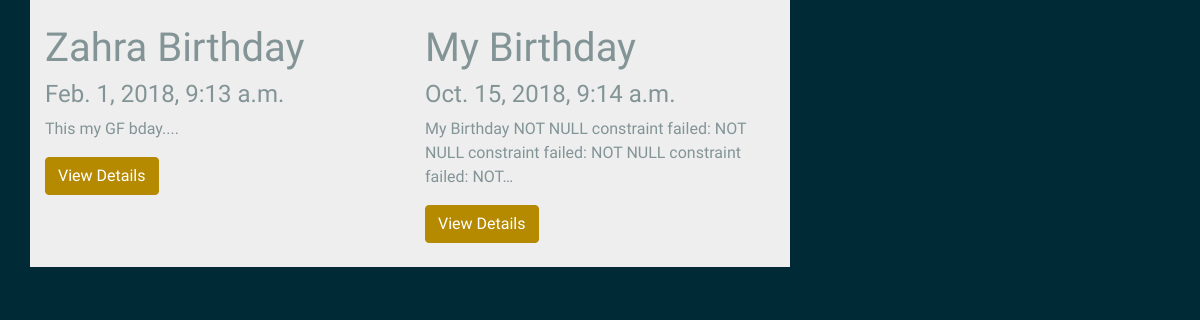
Before: / with the older database file.
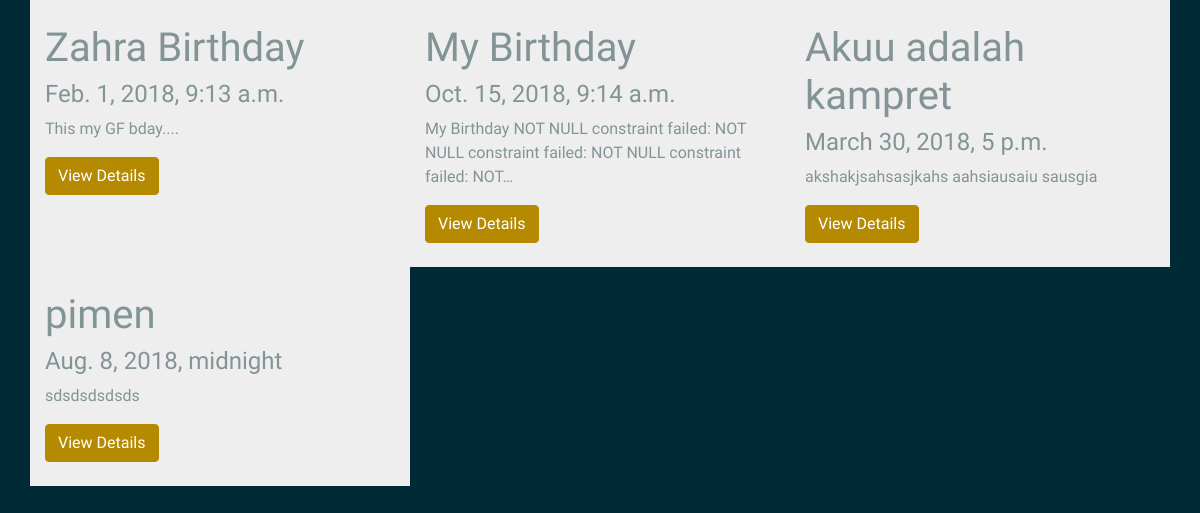
After: the same page with the newer database file.
### myapp/models.py (models this page shows, shortened)
class Entry(models.Model):
    name        = models.CharField(max_length=100, null=True)
    date        = models.DateTimeField(null=True)
    description = models.TextField(null=True)
    created     = models.DateTimeField(auto_now_add=True, null=True)

### myapp/views.py (the view)
# urls.py: path('', views.index, name='index'),
def index(request):
    entries = Entry.objects.all()
    return render(request, 'myapp/index.html', {'entries':entries})

### myapp/templates/myapp/index.html
{% extends "myapp/base.html" %}
{% block content %}
    <div class="container">
        <div class="row">
            {% for entry in entries  %}
                {% include "myapp/_calendar_entry.html" %}
            {% endfor %}
        </div>
    </div>
{% endblock  %}

### myapp/templates/myapp/_calendar_entry.html
<div class="calendar_entry col-lg-4">
    <br />
    <h1>{{ entry.name }}</h1>
    <h4>{{ entry.date  }}</h4>
    <p>
        {{entry.description | truncatechars:100 }}
    </p>
    <button onclick="window.location='{% url 'details' pk=entry.id %}'" class="btn btn-primary">View Details</button>
    <br /><br />
</div>

Changed rows visible on the page:
added Entry: name "Akuu adalah kampret", date "March 30, 2018, 5 p.m.", description "akshakjsahsasjkahs aahsiausaiu sausgia"
added Entry: name "pimen", date "Aug. 8, 2018, midnight", description "sdsdsdsdsds"
